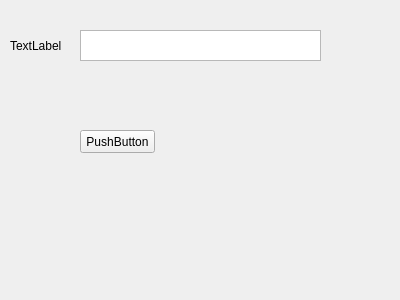
<?xml version="1.0" encoding="UTF-8"?>
<ui version="4.0">
 <class>Form</class>
 <widget class="QWidget" name="Form">
  <property name="geometry">
   <rect>
    <x>0</x>
    <y>0</y>
    <width>400</width>
    <height>300</height>
   </rect>
  </property>
  <property name="windowTitle">
   <string>Form</string>
  </property>
  <widget class="QTextEdit" name="textEdit">
   <property name="geometry">
    <rect>
     <x>80</x>
     <y>30</y>
     <width>241</width>
     <height>31</height>
    </rect>
   </property>
  </widget>
  <widget class="QLabel" name="label">
   <property name="geometry">
    <rect>
     <x>10</x>
     <y>40</y>
     <width>54</width>
     <height>12</height>
    </rect>
   </property>
   <property name="text">
    <string>TextLabel</string>
   </property>
  </widget>
  <widget class="QPushButton" name="pushButton">
   <property name="geometry">
    <rect>
     <x>80</x>
     <y>130</y>
     <width>75</width>
     <height>23</height>
    </rect>
   </property>
   <property name="text">
    <string>PushButton</string>
   </property>
  </widget>
 </widget>
 <resources/>
 <connections/>
</ui>
